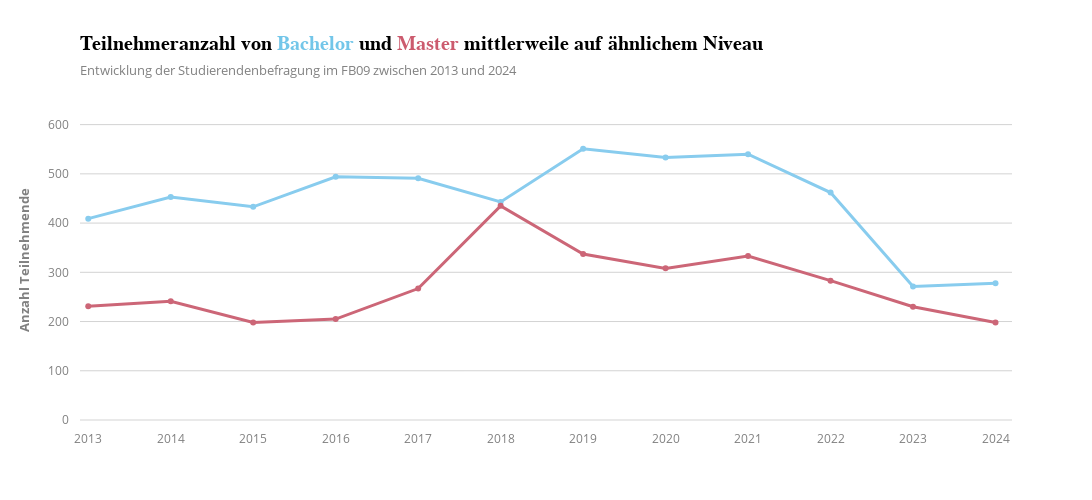

The notebook cell this image was saved under:
### Markdown cell above
## Abschlussarten

### Code cell
fig = px.line(
    abschluss_df,
    x="Jahr",
    y=["Absoluter Rücklauf Bachelor", "Absoluter Rücklauf Master"],
    markers=True,
    title="<b>Teilnehmeranzahl von </b><span style='color:#73c6e9;'>Bachelor</span> "
          "<b>und </b><span style='color:#cc5b6e;'>Master</span> "
          "<b>mittlerweile auf ähnlichem Niveau </b>",
    subtitle="Entwicklung der Studierendenbefragung im FB09 zwischen 2013 und 2024",
    color_discrete_sequence=px.colors.qualitative.Safe,
    template="infoviz"
)

# Style lines
fig.update_traces(line=dict(width=3))

# Layout settings
fig.update_layout(
    yaxis=dict(range=[0, 650], title="Anzahl Teilnehmende"),
    xaxis=dict(dtick=1, title="", range=[2012.9, 2024.2]),
    showlegend=False,
    height=500,
    width=1400,
)

fig.show()
fig.write_image("Plots/pdf/abschluss3.pdf")

### Figure 1 — Plotly figure (JSON) as saved in the notebook; plotly's stock layout.template omitted (floating-point values rounded to 4 significant figures)
{"data": [{"hovertemplate": "variable=Absoluter Rücklauf Bachelor<br>Jahr=%{x}<br>value=%{y}<extra></extra>", "legendgroup": "Absoluter Rücklauf Bachelor", "line": {"color": "rgb(136, 204, 238)", "dash": "solid", "width": 3}, "marker": {"symbol": "circle"}, "mode": "lines+markers", "name": "Absoluter Rücklauf Bachelor", "orientation": "v", "showlegend": true, "type": "scatter", "x": [2013, 2014, 2015, 2016, 2017, 2018, 2019, 2020, 2021, 2022, 2023, 2024], "xaxis": "x", "y": [409.0, 453.0, 433.0, 494.0, 491.0, 443.0, 551.0, 533.0, 540.0, 462.0, 271.0, 278.0], "yaxis": "y"}, {"hovertemplate": "variable=Absoluter Rücklauf Master<br>Jahr=%{x}<br>value=%{y}<extra></extra>", "legendgroup": "Absoluter Rücklauf Master", "line": {"color": "rgb(204, 102, 119)", "dash": "solid", "width": 3}, "marker": {"symbol": "circle"}, "mode": "lines+markers", "name": "Absoluter Rücklauf Master", "orientation": "v", "showlegend": true, "type": "scatter", "x": [2013, 2014, 2015, 2016, 2017, 2018, 2019, 2020, 2021, 2022, 2023, 2024], "xaxis": "x", "y": [231.0, 241.0, 198.0, 205.0, 267.0, 435.0, 337.0, 308.0, 333.0, 283.0, 230.0, 198.0], "yaxis": "y"}], "layout": {"height": 500, "legend": {"title": {"text": "variable"}, "tracegroupgap": 0}, "showlegend": false, "title": {"subtitle": {"text": "Entwicklung der Studierendenbefragung im FB09 zwischen 2013 und 2024"}, "text": "<b>Teilnehmeranzahl von </b><span style='color:#73c6e9;'>Bachelor</span> <b>und </b><span style='color:#cc5b6e;'>Master</span> <b>mittlerweile auf ähnlichem Niveau </b>"}, "width": 1400, "xaxis": {"anchor": "y", "domain": [0, 1], "dtick": 1, "range": [2013.0, 2024.0], "title": {"text": ""}}, "yaxis": {"anchor": "x", "domain": [0, 1], "range": [0, 650], "title": {"text": "Anzahl Teilnehmende"}}}}
